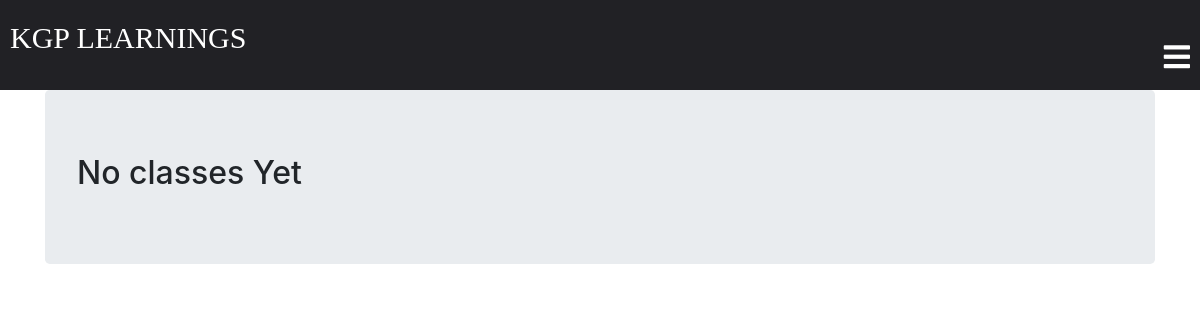
Page /classroom/class_liveClass/ (signed in) on the earlier database version.
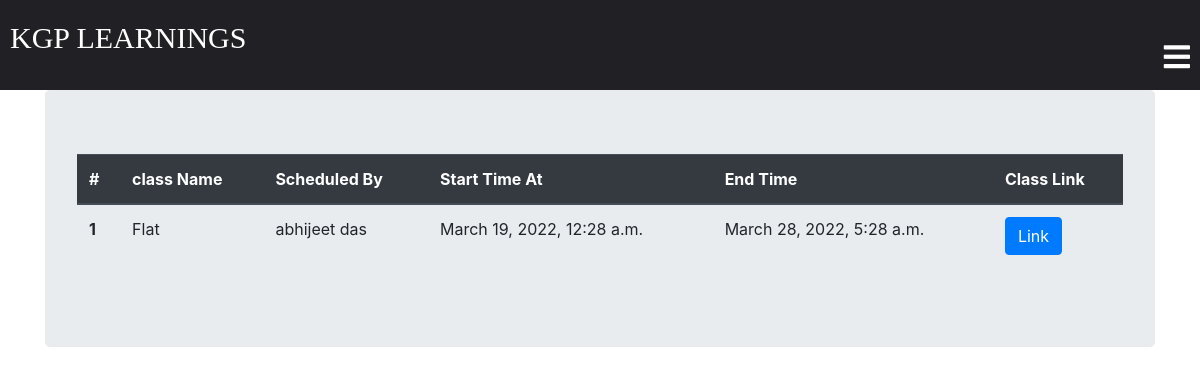
Same page on the later database version.
### classroom/models.py (models this page shows, shortened)
class LiveClass(models.Model):
    student = models.ManyToManyField(Student,related_name='student_liveClass')
    teacher = models.ForeignKey(Teacher,related_name='teacher_liveClass',on_delete=models.CASCADE, default=None)
    created_at = models.DateTimeField(auto_now=True)
    ClassName = models.CharField(max_length=250)
    Classlink = models.CharField(max_length=250)
    StartTime = models.DateTimeField(auto_now=False, null=True)
    EndTime = models.DateTimeField(auto_now=False, null=True)
    class Meta:
        ordering = ['-created_at']

class Teacher(models.Model):
    user = models.OneToOneField(User,on_delete=models.CASCADE,primary_key=True,related_name='Teacher')
    name = models.CharField(max_length=250)
    subject_name = models.CharField(max_length=250)
    email = models.EmailField(max_length=254)
    phone = models.IntegerField()
    teacher_profile_pic = models.ImageField(upload_to="classroom/teacher_profile_pic",blank=True)
    class_students = models.ManyToManyField(Student,through="StudentsInClass")
    def __str__(self):
        return self.name

### classroom/views.py (the view)
@login_required
def class_liveClass(request):
    student = request.user.Student
    currentDateTime = datetime.datetime.now()
    return render(request, 'classroom/class_liveClass.html', {'student': student, 'currentDateTime': currentDateTime})

### template/classroom/class_liveClass.html (shortened to what this page needs)
{% extends 'classroom/base.html' %}
{% block content %}
<div class="container">
  <div class="jumbotron">
    {% if student.student_liveClass.count == 0 %}
    <h2>No classes Yet</h2>
    {% else %}
    <table class="table">
      <thead class="thead-dark">
        <tr>
          <th scope="col">#</th>
          <th scope="col">class Name</th>
          <th scope="col">Scheduled By</th>
          <th scope="col">Start Time At</th>
          <th scope="col">End Time</th>
          <th scope="col">Class Link</th>
        </tr>
      </thead>
      <tbody>
        {% for class in student.student_liveClass.all %}
            <tr>
            <th scope="row">{{ forloop.counter }}</th>
            <td>{{ class.ClassName }}</td>
            <td>{{ class.teacher }}</td>
            <td>{{ class.StartTime }}</td>
            <td>{{ class.EndTime }}</td>
            <td><a href="{{ class.Classlink }}" class="btn btn-primary">Link</a></td>
            </tr>
            {% endfor %}
      </tbody>
    </table>
    {% endif %}
  </div>
</div>
{% endblock %}

Differences in the rows shown:
added LiveClass: ClassName "Flat", teacher "abhijeet das", StartTime "March 19, 2022, 12:28 a.m.", EndTime "March 28, 2022, 5:28 a.m."
Other differences:
text no longer shown: "No classes Yet"
text now shown: "# class Name Scheduled By Start Time At End Time Class Link"
